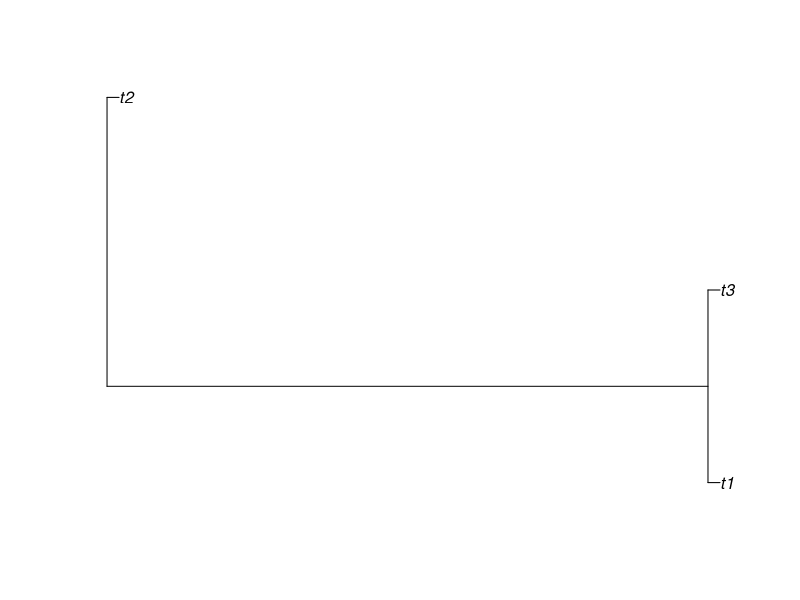
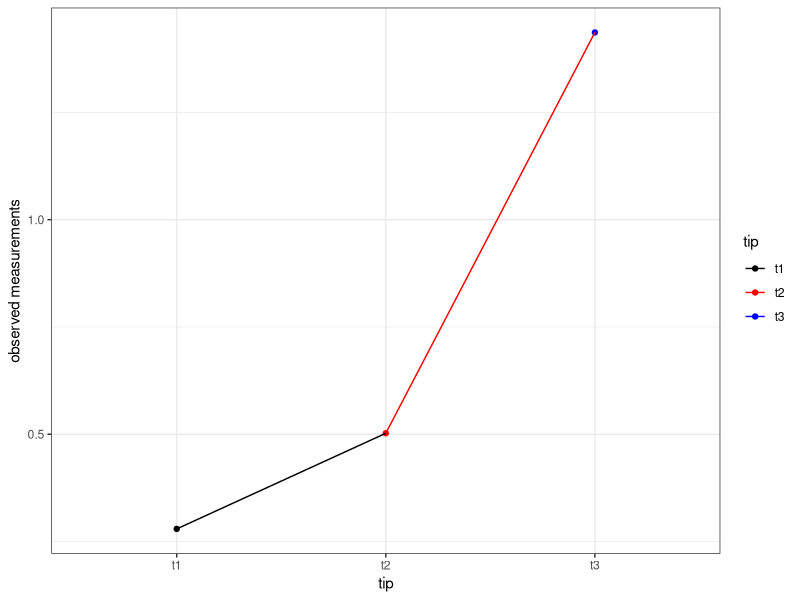
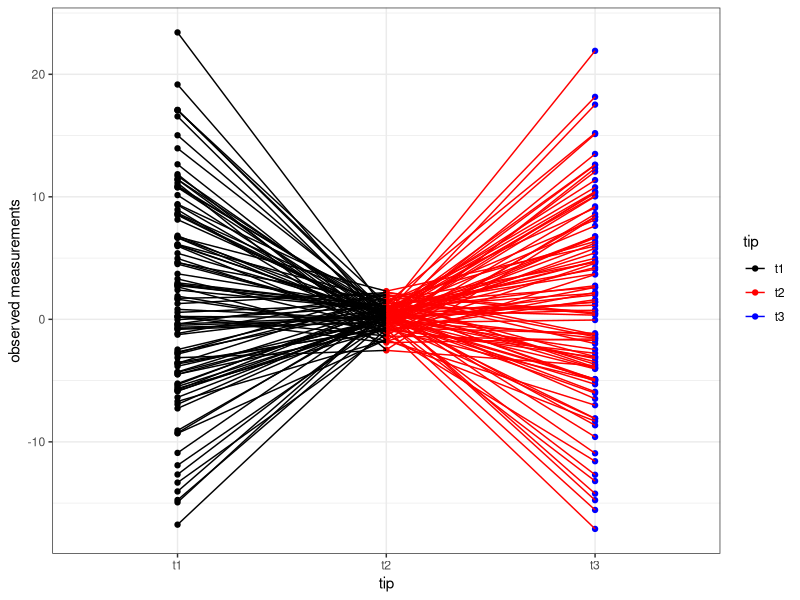
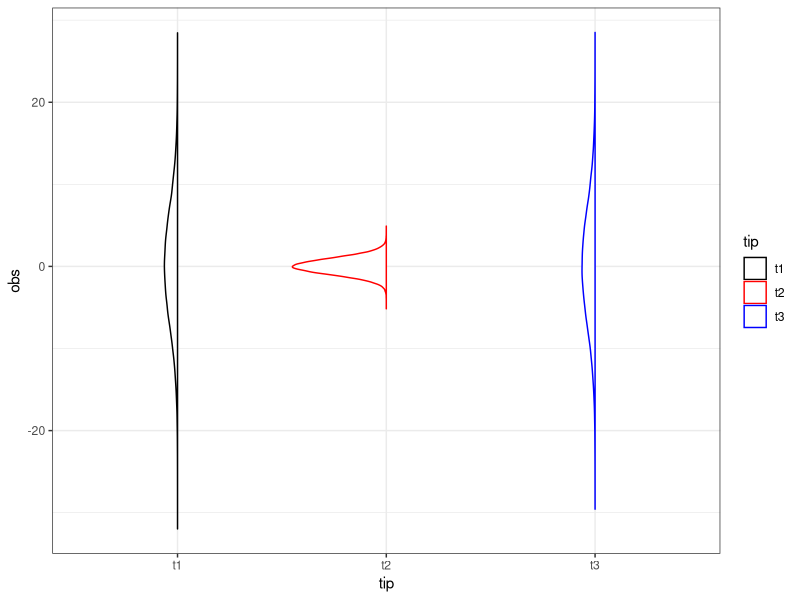
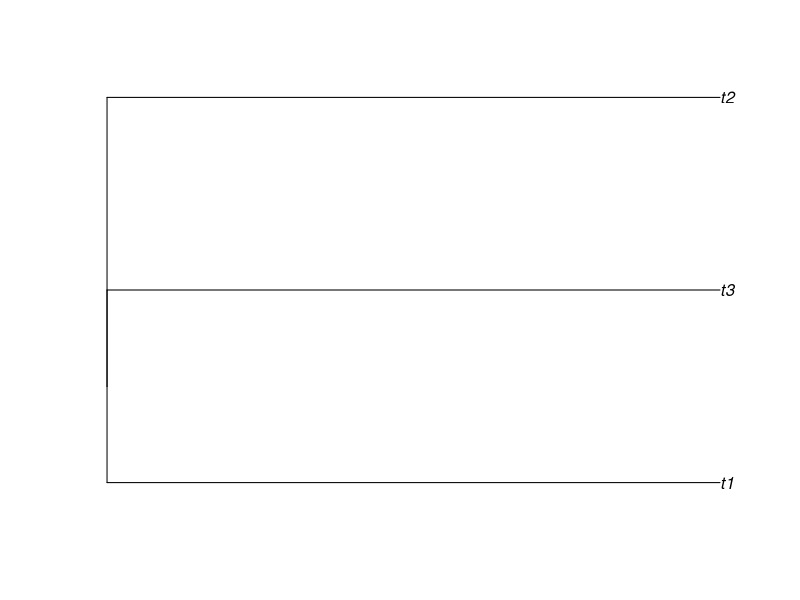
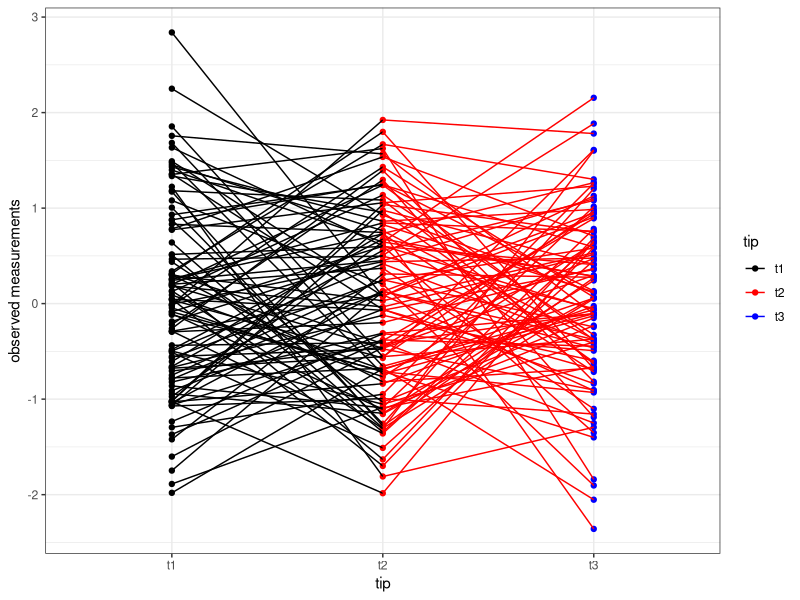
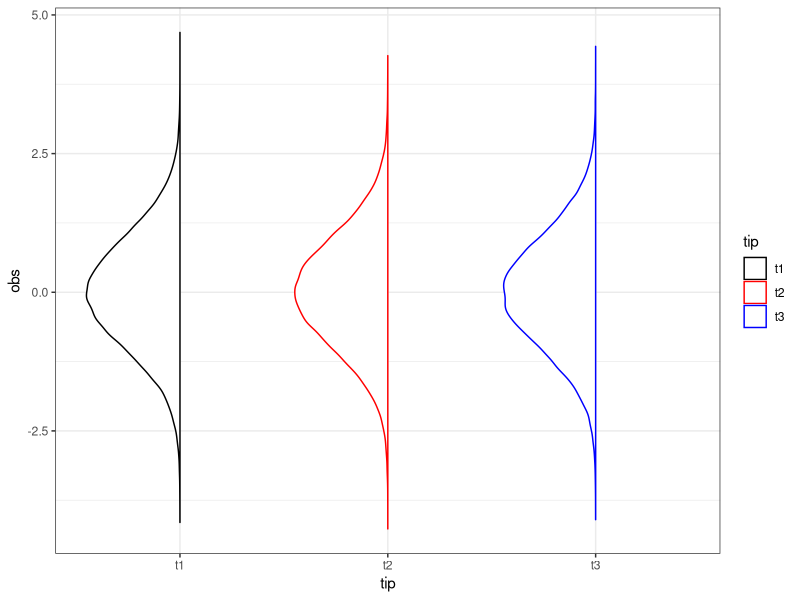
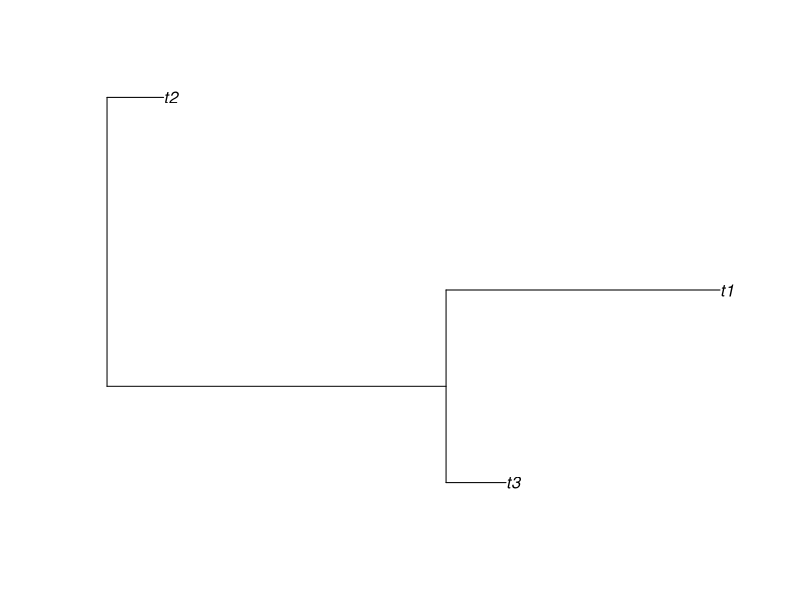

The R script that drew these images, in order:
## ---- chunk 1
library(ape)
library(ggplot2)
library(dplyr)
library(tidyr)

nspp <- 3
ncomb <- 1e5
dist <- 1
set.seed(101)
phy <- rtree(n = nspp)
phy$edge.length <- c(50,1,1,1)

Vphy <- vcv(phy)

plot(phy)

## ---- chunk 2

Y_phy <- MASS::mvrnorm(n=ncomb
  , mu=rep(0,each=nspp)
  , Sigma=Vphy
)

dd <- data.frame(Y_phy, sim=1:ncomb)

dd2 <- dd %>% gather(key = "tip", value = "obs", -sim)

dist <- sqrt(min(diag(Vphy)))

gg <- (ggplot(dd2, aes(x=tip, y=obs, color=tip,group=sim))
  + geom_point()
  + geom_line()
  + theme_bw()
  + scale_color_manual(values=c("black","red","blue"))
  + ylab("observed measurements")
)

print(gg %+% filter(dd2,sim==2453))

## ---- chunk 3
print(gg %+% filter(dd2,sim<100))
## ---- chunk 4
## flat violin

"%||%" <- function(a, b) {
  if (!is.null(a)) a else b
}

geom_flat_violin <- function(mapping = NULL, data = NULL, stat = "ydensity",
                             position = "dodge", trim = TRUE, scale = "area",
                             show.legend = NA, inherit.aes = TRUE, ...) {
  layer(
    data = data,
    mapping = mapping,
    stat = stat,
    geom = GeomFlatViolin,
    position = position,
    show.legend = show.legend,
    inherit.aes = inherit.aes,
    params = list(
      trim = trim,
      scale = scale,
      ...
    )
  )
}

GeomFlatViolin <-
  ggproto("GeomFlatViolin", Geom,
          setup_data = function(data, params) {
            data$width <- data$width %||%
              params$width %||% (resolution(data$x, FALSE) * 0.9)
            
            # ymin, ymax, xmin, and xmax define the bounding rectangle for each group
            data %>%
              group_by(group) %>%
              mutate(ymin = min(y),
                     ymax = max(y),
                     xmin = x - width / 2,
                     xmax = x)
          },
          
          draw_group = function(data, panel_scales, coord) {
            # Find the points for the line to go all the way around
            data <- transform(data, 
                              xmaxv = x,
                              xminv = x + violinwidth * (xmin - x))
            
            # Make sure it's sorted properly to draw the outline
            newdata <- rbind(plyr::arrange(transform(data, x = xminv), y),
                             plyr::arrange(transform(data, x = xmaxv), -y))
            
            # Close the polygon: set first and last point the same
            # Needed for coord_polar and such
            newdata <- rbind(newdata, newdata[1,])
            
            ggplot2:::ggname("geom_flat_violin", GeomPolygon$draw_panel(newdata, panel_scales, coord))
          },
          
          draw_key = draw_key_polygon,
          
          default_aes = aes(weight = 1, colour = "grey20", fill = "white", size = 0.5,
                            alpha = NA, linetype = "solid"),
          
          required_aes = c("x", "y")
  )

## ---- chunk 5
gg_distr <- (ggplot(dd2, aes(x=tip, y=obs, color=tip,group=tip))
  + geom_flat_violin()
  + theme_bw()
  + scale_color_manual(values=c("black","red","blue"))

)

print(gg_distr)

## ---- chunk 6
phy$edge.length <- c(0,1,1,1)

Vphy <- vcv(phy)

plot(phy)

dist <- sqrt(min(diag(Vphy)))

stardat <- data.frame(obs = rnorm(ncomb*nspp)
  , tip = rep(c("t1","t2","t3"),each=ncomb)
  , sim = rep(1:ncomb,nspp)
)

print(gg %+% filter(stardat,sim<100))
print(gg_distr %+% stardat)

## ---- chunk 7
phy <- rtree(n = nspp)

Vphy <- vcv(phy)

plot(phy)

dist <- sqrt(min(diag(Vphy)))

Y_phy <- MASS::mvrnorm(n=ncomb
  , mu=rep(0,each=nspp)
  , Sigma=Vphy
)

dd <- data.frame(Y_phy, sim=1:ncomb)

dat <- dd %>% gather(key = "tip", value = "obs", -sim)


print(gg %+% filter(dat,sim<100))
print(gg_distr %+% dat)
# 
#   + annotate("rect", xmin=0, xmax=4
#              , ymin=-2*dist
#              , ymax=2*dist , alpha=0.2)

## ---- chunk 8

print(gg %+% filter(dd2,sim<100)
  + annotate("rect", xmin=0, xmax=4
             , ymin=-2*1
             , ymax=2*1 , alpha=0.2)
)

print(gg %+% filter(dat,sim<100)
  + annotate("rect", xmin=0, xmax=4
             , ymin=-2*dist
             , ymax=2*dist , alpha=0.2)
)


